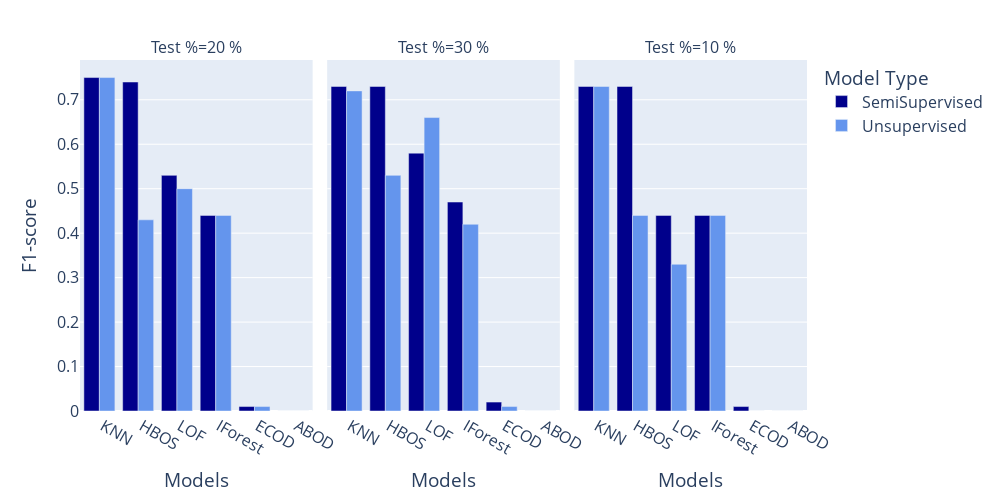

Notebook cell for this chart:
### Code cell
import plotly.express as px
df = results_total.copy()
df = df.reset_index(drop=True)
df = df[df['Variable'] == 'AC_Power_B (KW) ']
df = df.loc[df.groupby(['Variable','Models', 'Model Type','Test %'])['F1-score'].idxmax().values,:].sort_values(by='F1-score', ascending = False)
color_map = {'SemiSupervised': 'darkblue', 'Unsupervised': 'cornflowerblue'}  # Add more types as needed
fig = px.bar(df, x="Models", y="F1-score", color="Model Type", barmode="group", facet_col="Test %",width=1000,height=500,color_discrete_map=color_map)
fig.update_layout(font=dict(size=16))

# Add labels to the axes and set the title
# Increase font size for x-axis and y-axis labels
fig.show()

### Figure 1 — Plotly figure (JSON) as saved in the notebook; plotly's stock layout.template omitted (floating-point values rounded to 4 significant figures)
{"data": [{"alignmentgroup": "True", "hovertemplate": "Model Type=SemiSupervised<br>Test %=20 %<br>Models=%{x}<br>F1-score=%{y}<extra></extra>", "legendgroup": "SemiSupervised", "marker": {"color": "darkblue", "pattern": {"shape": ""}}, "name": "SemiSupervised", "offsetgroup": "SemiSupervised", "orientation": "v", "showlegend": true, "textposition": "auto", "type": "bar", "x": [" KNN", " HBOS", " LOF", " IForest", " ECOD", " ABOD"], "xaxis": "x", "y": [0.75, 0.74, 0.53, 0.44, 0.01, 0], "yaxis": "y"}, {"alignmentgroup": "True", "hovertemplate": "Model Type=SemiSupervised<br>Test %=30 %<br>Models=%{x}<br>F1-score=%{y}<extra></extra>", "legendgroup": "SemiSupervised", "marker": {"color": "darkblue", "pattern": {"shape": ""}}, "name": "SemiSupervised", "offsetgroup": "SemiSupervised", "orientation": "v", "showlegend": false, "textposition": "auto", "type": "bar", "x": [" KNN", " HBOS", " LOF", " IForest", " ECOD", " ABOD"], "xaxis": "x2", "y": [0.73, 0.73, 0.58, 0.47, 0.02, 0], "yaxis": "y2"}, {"alignmentgroup": "True", "hovertemplate": "Model Type=SemiSupervised<br>Test %=10 %<br>Models=%{x}<br>F1-score=%{y}<extra></extra>", "legendgroup": "SemiSupervised", "marker": {"color": "darkblue", "pattern": {"shape": ""}}, "name": "SemiSupervised", "offsetgroup": "SemiSupervised", "orientation": "v", "showlegend": false, "textposition": "auto", "type": "bar", "x": [" HBOS", " KNN", " LOF", " IForest", " ECOD", " ABOD"], "xaxis": "x3", "y": [0.73, 0.73, 0.44, 0.44, 0.01, 0], "yaxis": "y3"}, {"alignmentgroup": "True", "hovertemplate": "Model Type=Unsupervised<br>Test %=20 %<br>Models=%{x}<br>F1-score=%{y}<extra></extra>", "legendgroup": "Unsupervised", "marker": {"color": "cornflowerblue", "pattern": {"shape": ""}}, "name": "Unsupervised", "offsetgroup": "Unsupervised", "orientation": "v", "showlegend": true, "textposition": "auto", "type": "bar", "x": [" KNN", " LOF", " IForest", " HBOS", " ECOD", " ABOD"], "xaxis": "x", "y": [0.75, 0.5, 0.44, 0.43, 0.01, 0], "yaxis": "y"}, {"alignmentgroup": "True", "hovertemplate": "Model Type=Unsupervised<br>Test %=30 %<br>Models=%{x}<br>F1-score=%{y}<extra></extra>", "legendgroup": "Unsupervised", "marker": {"color": "cornflowerblue", "pattern": {"shape": ""}}, "name": "Unsupervised", "offsetgroup": "Unsupervised", "orientation": "v", "showlegend": false, "textposition": "auto", "type": "bar", "x": [" KNN", " LOF", " HBOS", " IForest", " ECOD", " ABOD"], "xaxis": "x2", "y": [0.72, 0.66, 0.53, 0.42, 0.01, 0], "yaxis": "y2"}, {"alignmentgroup": "True", "hovertemplate": "Model Type=Unsupervised<br>Test %=10 %<br>Models=%{x}<br>F1-score=%{y}<extra></extra>", "legendgroup": "Unsupervised", "marker": {"color": "cornflowerblue", "pattern": {"shape": ""}}, "name": "Unsupervised", "offsetgroup": "Unsupervised", "orientation": "v", "showlegend": false, "textposition": "auto", "type": "bar", "x": [" KNN", " IForest", " HBOS", " LOF", " ECOD", " ABOD"], "xaxis": "x3", "y": [0.73, 0.44, 0.44, 0.33, 0, 0], "yaxis": "y3"}], "layout": {"annotations": [{"font": {}, "showarrow": false, "text": "Test %=20 %", "x": 0.16, "xanchor": "center", "xref": "paper", "y": 1, "yanchor": "bottom", "yref": "paper"}, {"font": {}, "showarrow": false, "text": "Test %=30 %", "x": 0.5, "xanchor": "center", "xref": "paper", "y": 1, "yanchor": "bottom", "yref": "paper"}, {"font": {}, "showarrow": false, "text": "Test %=10 %", "x": 0.84, "xanchor": "center", "xref": "paper", "y": 1, "yanchor": "bottom", "yref": "paper"}], "barmode": "group", "font": {"size": 16}, "height": 500, "legend": {"title": {"text": "Model Type"}, "tracegroupgap": 0}, "margin": {"t": 60}, "width": 1000, "xaxis": {"anchor": "y", "domain": [0, 0.32], "title": {"text": "Models"}}, "xaxis2": {"anchor": "y2", "domain": [0.34, 0.66], "matches": "x", "title": {"text": "Models"}}, "xaxis3": {"anchor": "y3", "domain": [0.68, 1.0], "matches": "x", "title": {"text": "Models"}}, "yaxis": {"anchor": "x", "domain": [0, 1], "title": {"text": "F1-score"}}, "yaxis2": {"anchor": "x2", "domain": [0, 1], "matches": "y", "showticklabels": false}, "yaxis3": {"anchor": "x3", "domain": [0, 1], "matches": "y", "showticklabels": false}}}
